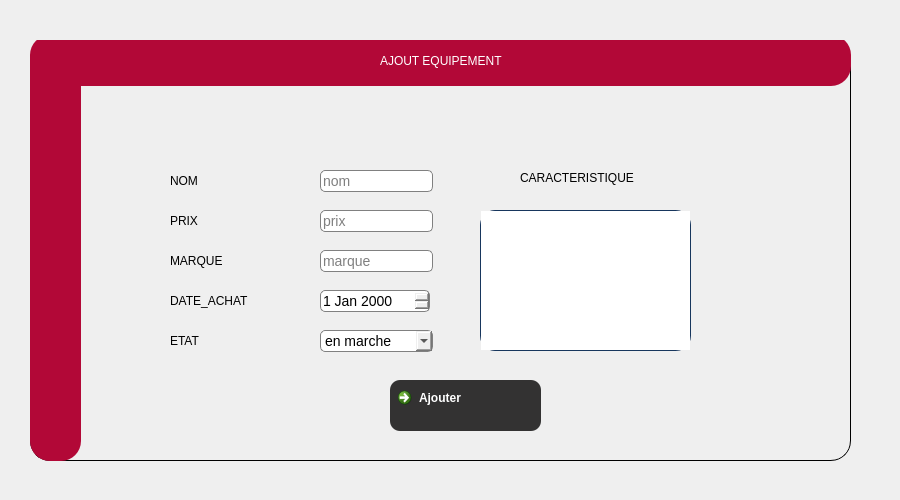
        <widget class="QWidget" name="tab_4">
         <attribute name="title">
          <string>Ajouter</string>
         </attribute>
         <widget class="QLabel" name="label_28">
          <property name="geometry">
           <rect>
            <x>0</x>
            <y>0</y>
            <width>891</width>
            <height>491</height>
           </rect>
          </property>
          <property name="styleSheet">
           <string notr="true">background-image: url(:/img/img/AA.jpg);</string>
          </property>
          <property name="text">
           <string/>
          </property>
         </widget>
         <widget class="QGroupBox" name="groupBox_2">
          <property name="geometry">
           <rect>
            <x>30</x>
            <y>40</y>
            <width>821</width>
            <height>421</height>
           </rect>
          </property>
          <property name="styleSheet">
           <string notr="true">
QGroupBox  {
    border: 1px solid;
    
  
    border-radius: 20px;
}</string>
          </property>
          <property name="title">
           <string/>
          </property>
          <widget class="QLabel" name="label_nomEq">
           <property name="geometry">
            <rect>
             <x>140</x>
             <y>133</y>
             <width>56</width>
             <height>16</height>
            </rect>
           </property>
           <property name="styleSheet">
            <string notr="true">font: 75 10pt &quot;Source Code Pro&quot;;
	font: 87 8pt &quot;Nexa Rust Sans Black 01&quot;;</string>
           </property>
           <property name="text">
            <string>NOM</string>
           </property>
          </widget>
          <widget class="QLabel" name="label_PrixEq">
           <property name="geometry">
            <rect>
             <x>140</x>
             <y>173</y>
             <width>56</width>
             <height>16</height>
            </rect>
           </property>
           <property name="styleSheet">
            <string notr="true">font: 75 10pt &quot;Source Code Pro&quot;;
	font: 87 8pt &quot;Nexa Rust Sans Black 01&quot;;</string>
           </property>
           <property name="text">
            <string>PRIX</string>
           </property>
          </widget>
          <widget class="QLabel" name="label_MarqueEq">
           <property name="geometry">
            <rect>
             <x>140</x>
             <y>213</y>
             <width>71</width>
             <height>16</height>
            </rect>
           </property>
           <property name="styleSheet">
            <string notr="true">font: 75 10pt &quot;Source Code Pro&quot;;
	font: 87 8pt &quot;Nexa Rust Sans Black 01&quot;;</string>
           </property>
           <property name="text">
            <string>MARQUE</string>
           </property>
          </widget>
          <widget class="QLabel" name="label_DateEq">
           <property name="geometry">
            <rect>
             <x>140</x>
             <y>253</y>
             <width>101</width>
             <height>16</height>
            </rect>
           </property>
           <property name="styleSheet">
            <string notr="true">font: 75 10pt &quot;Source Code Pro&quot;;
	font: 87 8pt &quot;Nexa Rust Sans Black 01&quot;;</string>
           </property>
           <property name="text">
            <string>DATE_ACHAT</string>
           </property>
          </widget>
          <widget class="QLabel" name="label_CaraEq">
           <property name="geometry">
            <rect>
             <x>490</x>
             <y>130</y>
             <width>141</width>
             <height>16</height>
            </rect>
           </property>
           <property name="styleSheet">
            <string notr="true">font: 75 10pt &quot;Source Code Pro&quot;;
	font: 87 8pt &quot;Nexa Rust Sans Black 01&quot;;</string>
           </property>
           <property name="text">
            <string>CARACTERISTIQUE</string>
           </property>
          </widget>
          <widget class="QLabel" name="label_EtatEq">
           <property name="geometry">
            <rect>
             <x>140</x>
             <y>293</y>
             <width>56</width>
             <height>16</height>
            </rect>
           </property>
           <property name="styleSheet">
            <string notr="true">font: 75 10pt &quot;Source Code Pro&quot;;
	font: 87 8pt &quot;Nexa Rust Sans Black 01&quot;;</string>
           </property>
           <property name="text">
            <string>ETAT</string>
           </property>
          </widget>
          <widget class="QLabel" name="label_redEq">
           <property name="geometry">
            <rect>
             <x>0</x>
             <y>-5</y>
             <width>821</width>
             <height>51</height>
            </rect>
           </property>
           <property name="styleSheet">
            <string notr="true">color:white;

background:#b20837;
border-radius:20px;</string>
           </property>
           <property name="text">
            <string/>
           </property>
          </widget>
          <widget class="QLabel" name="label_RedEq2">
           <property name="geometry">
            <rect>
             <x>0</x>
             <y>0</y>
             <width>51</width>
             <height>421</height>
            </rect>
           </property>
           <property name="styleSheet">
            <string notr="true">color:white;

background:#b20837;
border-radius:20px;</string>
           </property>
           <property name="text">
            <string/>
           </property>
          </widget>
          <widget class="QLabel" name="label_AjEq">
           <property name="geometry">
            <rect>
             <x>350</x>
             <y>10</y>
             <width>211</width>
             <height>21</height>
            </rect>
           </property>
           <property name="styleSheet">
            <string notr="true">color:white;
font: 75 10pt &quot;Source Code Pro&quot;;
	font: 87 10pt &quot;Nexa Rust Sans Black 01&quot;;
background:#b20837;
border-radius:10px;</string>
           </property>
           <property name="text">
            <string>AJOUT EQUIPEMENT</string>
           </property>
          </widget>
          <widget class="QLineEdit" name="nom_eqa">
           <property name="geometry">
            <rect>
             <x>290</x>
             <y>130</y>
             <width>113</width>
             <height>22</height>
            </rect>
           </property>
           <property name="styleSheet">
            <string notr="true">    QLineEdit{ 
    border: 1px solid gray;
    font-size: 14px;
    border-radius: 5px;
}</string>
           </property>
           <property name="inputMask">
            <string/>
           </property>
           <property name="text">
            <string/>
           </property>
           <property name="placeholderText">
            <string>nom</string>
           </property>
          </widget>
          <widget class="QLineEdit" name="prix_eqa">
           <property name="geometry">
            <rect>
             <x>290</x>
             <y>170</y>
             <width>113</width>
             <height>22</height>
            </rect>
           </property>
           <property name="styleSheet">
            <string notr="true">    QLineEdit{ 
    border: 1px solid gray;
    font-size: 14px;
    border-radius: 5px;
}</string>
           </property>
           <property name="placeholderText">
            <string>prix</string>
           </property>
          </widget>
          <widget class="QLineEdit" name="marque_eqa">
           <property name="geometry">
            <rect>
             <x>290</x>
             <y>210</y>
             <width>113</width>
             <height>22</height>
            </rect>
           </property>
           <property name="styleSheet">
            <string notr="true">    QLineEdit{ 
    border: 1px solid gray;
    font-size: 14px;
    border-radius: 5px;
}</string>
           </property>
           <property name="placeholderText">
            <string>marque</string>
           </property>
          </widget>
          <widget class="QDateEdit" name="date_eqa">
           <property name="geometry">
            <rect>
             <x>290</x>
             <y>250</y>
             <width>110</width>
             <height>22</height>
            </rect>
           </property>
           <property name="styleSheet">
            <string notr="true">
    border: 1px solid gray;
    font-size: 14px;
    border-radius: 5px;
</string>
           </property>
          </widget>
          <widget class="QComboBox" name="etat_eqa">
           <property name="geometry">
            <rect>
             <x>290</x>
             <y>290</y>
             <width>113</width>
             <height>22</height>
            </rect>
           </property>
           <property name="styleSheet">
            <string notr="true">   
    border: 1px solid gray;
    font-size: 14px;
    border-radius: 5px;
</string>
           </property>
           <item>
            <property name="text">
             <string>en marche</string>
            </property>
           </item>
           <item>
            <property name="text">
             <string>en panne</string>
            </property>
           </item>
          </widget>
          <widget class="QTextEdit" name="caracteristique_eqa">
           <property name="geometry">
            <rect>
             <x>450</x>
             <y>170</y>
             <width>211</width>
             <height>141</height>
            </rect>
           </property>
           <property name="styleSheet">
            <string notr="true">
    border: 1px solid gray;
    border-color: #FF17365D;
    font-size: 14px;
    border-radius: 15px;
</string>
           </property>
          </widget>
          <widget class="QCommandLinkButton" name="ajouter_eq">
           <property name="geometry">
            <rect>
             <x>360</x>
             <y>340</y>
             <width>151</width>
             <height>51</height>
            </rect>
           </property>
           <property name="styleSheet">
            <string notr="true">QPushButton{
    color:white;
	font: 75 10pt &quot;Source Code Pro&quot;;
	font: 87 8pt &quot;Nexa Rust Sans Black 01&quot;;
    background-color: rgb(51, 50, 50);
background:  rgb(51, 50, 50);
border-radius:10px;
}
QPushButton:hover
{
color:white;

background:#b20837;
border-radius:10px;
}
</string>
           </property>
           <property name="text">
            <string>Ajouter</string>
           </property>
           <property name="icon">
            <iconset resource="img.qrc">
             <normaloff>:/img/img/validate.png</normaloff>:/img/img/validate.png</iconset>
           </property>
           <property name="iconSize">
            <size>
             <width>35</width>
             <height>35</height>
            </size>
           </property>
           <property name="autoDefault">
            <bool>false</bool>
           </property>
           <property name="default">
            <bool>false</bool>
           </property>
          </widget>
         </widget>
        </widget>
